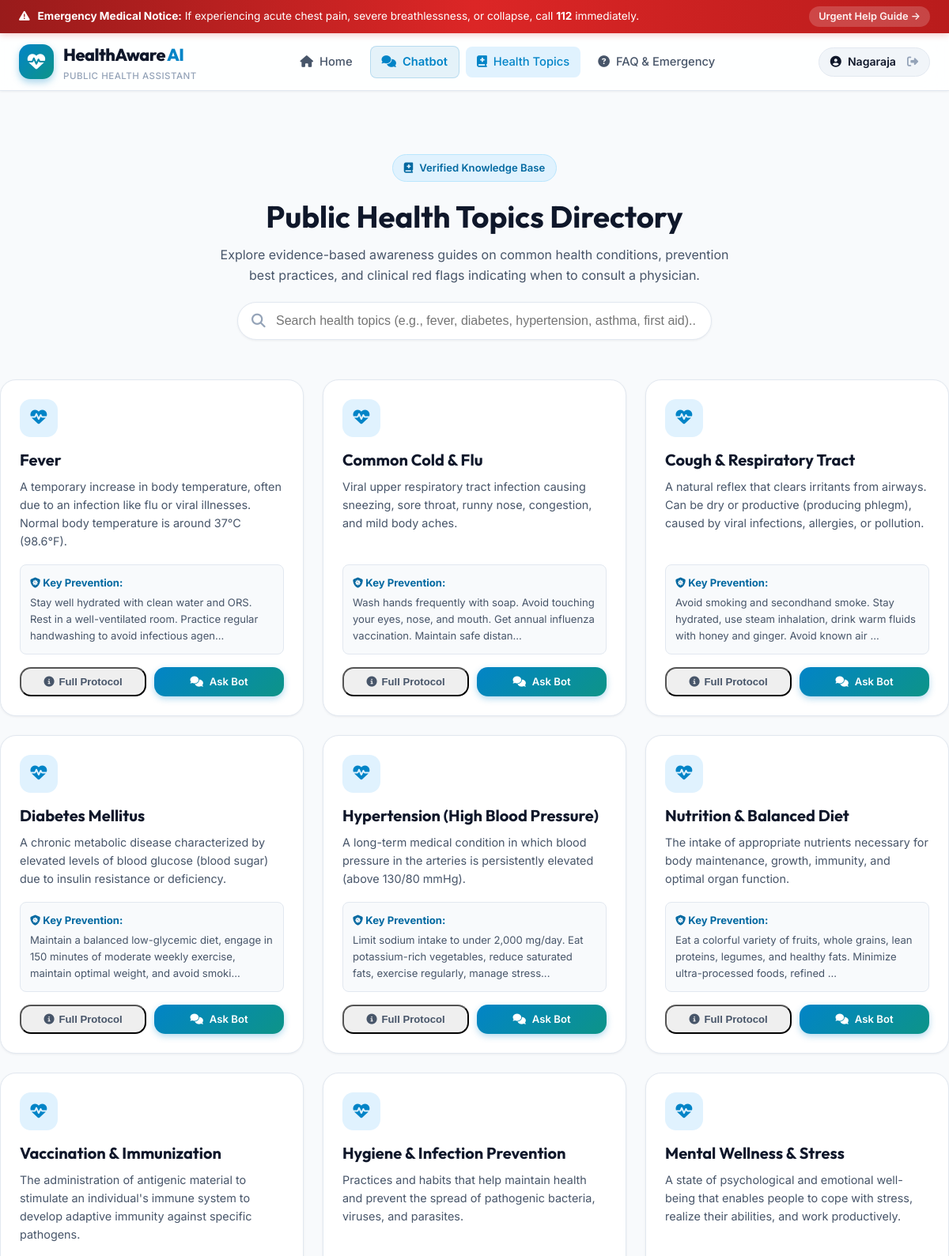
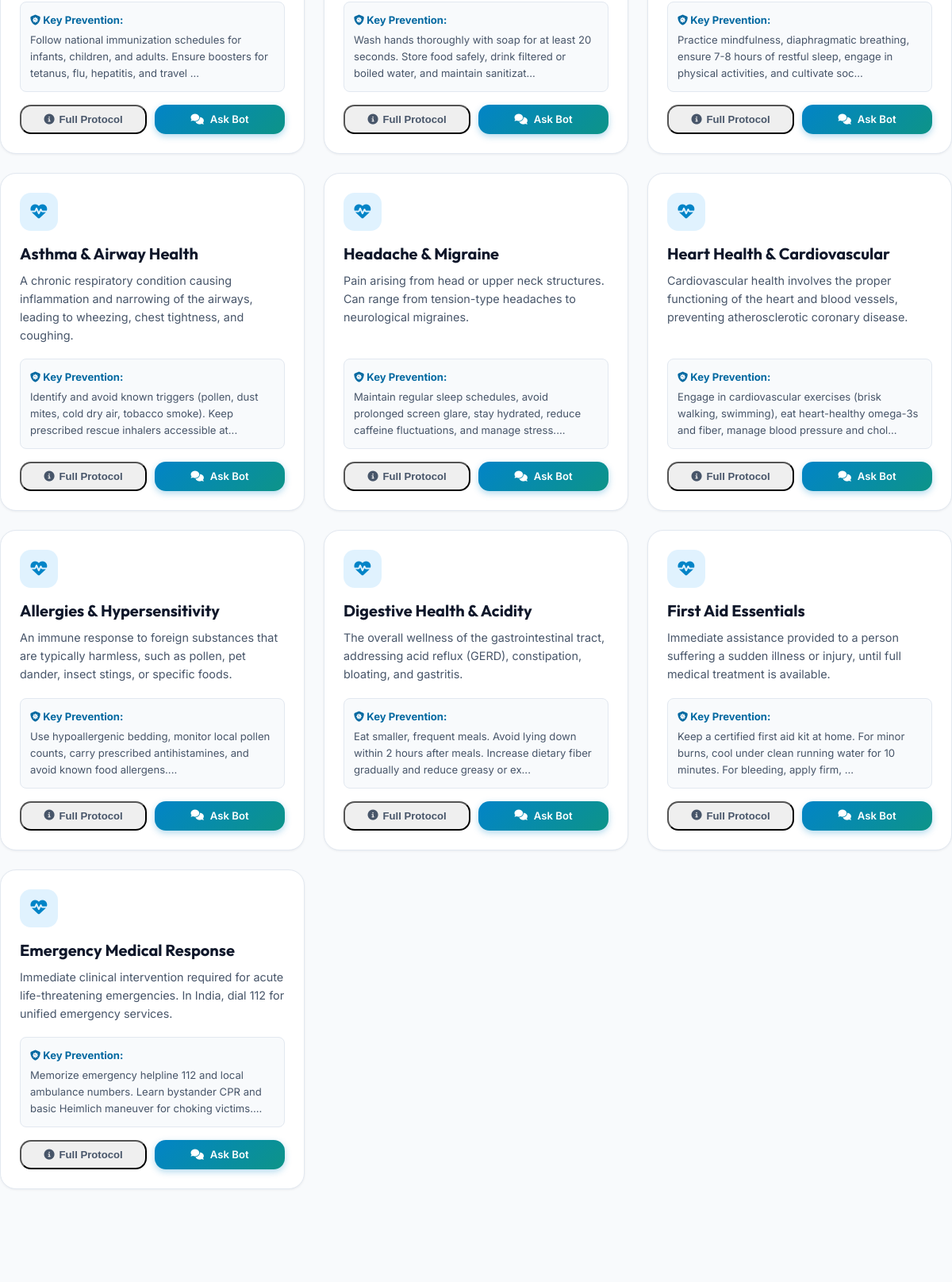
Screenshot of /topics (signed in, upper part) with the database file from the repository (2 pictures, top to bottom).
### tables this page shows
CREATE TABLE health_topics (
            topic_id INTEGER PRIMARY KEY,
            topic_name TEXT NOT NULL,
            description TEXT NOT NULL,
            prevention TEXT NOT NULL,
            when_to_seek_help TEXT NOT NULL
        );

### app.py (the view)
@app.route("/topics")
def topics():
    all_topics = get_all_health_topics()
    return render_template("topics.html", topics=all_topics)

### app.py (called while the page is built)
@app.context_processor
def inject_user():
    return dict(current_user=session.get("user"))

### database/database.py (called while the page is built)
def get_db_connection():
    os.makedirs(os.path.dirname(DB_PATH), exist_ok=True)
    conn = sqlite3.connect(DB_PATH)
    conn.row_factory = sqlite3.Row
    return conn

def get_all_health_topics():
    conn = get_db_connection()
    cursor = conn.cursor()
    cursor.execute("SELECT * FROM health_topics ORDER BY topic_id ASC")
    rows = cursor.fetchall()
    conn.close()
    return [dict(r) for r in rows]

### templates/topics.html (shortened to what this page needs)
{% extends "base.html" %}
{% block content %}
<div class="container" style="padding: 40px 0 60px;">
    <div class="topics-header">
        <span class="hero-badge-pill"><i class="fa-solid fa-book-medical"></i> Verified Knowledge Base</span>
        <h1 style="font-size: 2.4rem; margin-bottom: 12px;">Public Health Topics Directory</h1>
        <p style="color: var(--text-secondary); max-width: 650px; margin: 0 auto;">
            Explore evidence-based awareness guides on common health conditions, prevention best practices, and clinical red flags indicating when to consult a physician.
        </p>
        <div class="search-box-wrapper">
            <i class="fa-solid fa-magnifying-glass search-icon"></i>
            <input type="text" id="topicSearchInput" class="search-input" placeholder="Search health topics (e.g., fever, diabetes, hypertension, asthma, first aid)..." oninput="filterTopics()">
        </div>
    </div>
    <div class="topics-grid" id="topicsGrid">
        {% for topic in topics %}
        <div class="topic-card" id="topic-{{ topic.topic_id }}" data-title="{{ topic.topic_name | lower }}" data-desc="{{ topic.description | lower }}">
            <div class="topic-card-icon">
                <i class="fa-solid fa-heart-pulse"></i>
            </div>
            <h3 class="topic-card-title">{{ topic.topic_name }}</h3>
            <p class="topic-card-desc">{{ topic.description }}</p>
            <div style="margin-bottom: 16px; padding: 12px; background: #f8fafc; border-radius: var(--radius-sm); border: 1px solid var(--border-color); font-size: 0.82rem;">
                <strong style="color: #0369a1;"><i class="fa-solid fa-shield-virus"></i> Key Prevention:</strong>
                <p style="color: var(--text-secondary); margin-top: 4px;">{{ topic.prevention[:130] }}...</p>
            </div>
            <div class="topic-card-actions">
                <button type="button" class="btn-ghost" style="flex: 1; justify-content: center; font-size: 0.82rem;" onclick="openTopicModal({{ topic.topic_id }}, '{{ topic.topic_name | escape }}', '{{ topic.description | escape }}', '{{ topic.prevention | escape }}', '{{ topic.when_to_seek_help | escape }}')">
                    <i class="fa-solid fa-circle-info"></i> Full Protocol
                </button>
                <a href="{{ url_for('chat') }}?q=What are key guidelines for {{ topic.topic_name }}?" class="btn-primary-sm" style="flex: 1; justify-content: center; font-size: 0.82rem;">
                    <i class="fa-solid fa-comments"></i> Ask Bot
                </a>
            </div>
        </div>
        {% endfor %}
    </div>
</div>
{% endblock %}

### static/css/style.css (style rules this page uses)
:root { --primary: #0284c7; --primary-dark: #0369a1; --primary-light: #e0f2fe; --primary-gradient: linear-gradient(135deg, #0284c7 0%, #0d9488 100%); --secondary-gradient: linear-gradient(135deg, #6366f1 0%, #8b5cf6 100%); --emergency: #ef4444; --emergency-dark: #b91c1c; --emergency-light: #fee2e2; --emergency-glow: rgba(239, 68, 68, 0.35); --success: #10b981; --success-light: #d1fae5; --warning: #f59e0b; --warning-light: #fef3c7; --bg-main: #f8fafc; --bg-card: #ffffff; --bg-glass: rgba(255, 255, 255, 0.85); --text-primary: #0f172a; --text-secondary: #475569; --text-muted: #94a3b8; --border-color: #e2e8f0; --border-focus: #38bdf8; --shadow-sm: 0 1px 3px rgba(15, 23, 42, 0.06); --shadow-md: 0 4px 12px -2px rgba(15, 23, 42, 0.08), 0 2px 6px -1px rgba(15, 23, 42, 0.04); --shadow-lg: 0 12px 28px -4px rgba(15, 23, 42, 0.12), 0 4px 12px -2px rgba(15, 23, 42, 0.06); --shadow-hover: 0 20px 35px -6px rgba(2, 132, 199, 0.18); --radius-sm: 8px; --radius-md: 14px; --radius-lg: 20px; --radius-full: 9999px; --transition: all 0.25s cubic-bezier(0.4, 0, 0.2, 1); }
*, *::before, *::after { margin: 0; padding: 0; box-sizing: border-box; }
body { font-family: 'Inter', -apple-system, BlinkMacSystemFont, 'Segoe UI', Roboto, sans-serif; background-color: var(--bg-main); color: var(--text-primary); line-height: 1.6; min-height: 100vh; display: flex; flex-direction: column; overflow-x: hidden; }
h1, h2, h3, h4, h5, h6 { font-family: 'Outfit', sans-serif; color: var(--text-primary); font-weight: 700; line-height: 1.25; }
a { color: var(--primary); text-decoration: none; transition: var(--transition); }
.container { max-width: 1240px; margin: 0 auto; padding: 0 24px; }
.btn-primary-sm, .btn-primary { background: var(--primary-gradient); color: white; font-weight: 600; border-radius: var(--radius-md); padding: 8px 18px; border: none; cursor: pointer; box-shadow: 0 3px 8px rgba(2, 132, 199, 0.3); transition: var(--transition); display: inline-flex; align-items: center; gap: 8px; font-size: 0.92rem; }
.btn-ghost { color: var(--text-secondary); font-weight: 600; padding: 8px 14px; border-radius: var(--radius-md); display: inline-flex; align-items: center; gap: 6px; font-size: 0.92rem; }
.hero-badge-pill { display: inline-flex; align-items: center; gap: 8px; background: #e0f2fe; color: #0369a1; font-weight: 600; font-size: 0.82rem; padding: 6px 14px; border-radius: var(--radius-full); margin-bottom: 20px; border: 1px solid #bae6fd; }
.topics-header { text-align: center; padding: 40px 0 20px; }
.search-box-wrapper { max-width: 600px; margin: 20px auto 30px; position: relative; }
.search-input { width: 100%; padding: 14px 20px 14px 48px; border-radius: var(--radius-full); border: 1px solid var(--border-color); font-size: 1rem; box-shadow: var(--shadow-sm); outline: none; transition: var(--transition); }
.search-icon { position: absolute; left: 18px; top: 50%; transform: translateY(-50%); color: var(--text-muted); font-size: 1.1rem; }
.topics-grid { display: grid; grid-template-columns: repeat(auto-fill, minmax(320px, 1fr)); gap: 24px; margin-bottom: 60px; }
.topic-card { background: var(--bg-card); border: 1px solid var(--border-color); border-radius: var(--radius-lg); padding: 24px; box-shadow: var(--shadow-sm); transition: var(--transition); display: flex; flex-direction: column; }
.topic-card-icon { width: 48px; height: 48px; border-radius: var(--radius-md); background: var(--primary-light); color: var(--primary); display: flex; align-items: center; justify-content: center; font-size: 1.3rem; margin-bottom: 16px; }
.topic-card-title { font-size: 1.25rem; margin-bottom: 10px; }
.topic-card-desc { color: var(--text-secondary); font-size: 0.9rem; flex: 1; margin-bottom: 18px; }
.topic-card-actions { display: flex; gap: 10px; }

### rows the page displays
health_topics: topic_name "Fever", description "A temporary increase in body temperature, often due to an infection like flu or viral illnesses. Normal body temperature is around 37°C (98.6°F).", prevention "Stay well hydrated with clean water and ORS. Rest in a well-ventilated room. Practice regular handwashing to avoid infectious agen"
health_topics: topic_name "Common Cold & Flu", description "Viral upper respiratory tract infection causing sneezing, sore throat, runny nose, congestion, and mild body aches.", prevention "Wash hands frequently with soap. Avoid touching your eyes, nose, and mouth. Get annual influenza vaccination. Maintain safe distan"
health_topics: topic_name "Cough & Respiratory Tract", description "A natural reflex that clears irritants from airways. Can be dry or productive (producing phlegm), caused by viral infections, allergies, or pollution.", prevention "Avoid smoking and secondhand smoke. Stay hydrated, use steam inhalation, drink warm fluids with honey and ginger. Avoid known air"
health_topics: topic_name "Diabetes Mellitus", description "A chronic metabolic disease characterized by elevated levels of blood glucose (blood sugar) due to insulin resistance or deficiency.", prevention "Maintain a balanced low-glycemic diet, engage in 150 minutes of moderate weekly exercise, maintain optimal weight, and avoid smoki"
health_topics: topic_name "Hypertension (High Blood Pressure)", description "A long-term medical condition in which blood pressure in the arteries is persistently elevated (above 130/80 mmHg).", prevention "Limit sodium intake to under 2,000 mg/day. Eat potassium-rich vegetables, reduce saturated fats, exercise regularly, manage stress"
health_topics: topic_name "Nutrition & Balanced Diet", description "The intake of appropriate nutrients necessary for body maintenance, growth, immunity, and optimal organ function.", prevention "Eat a colorful variety of fruits, whole grains, lean proteins, legumes, and healthy fats. Minimize ultra-processed foods, refined"
health_topics: topic_name "Vaccination & Immunization", description "The administration of antigenic material to stimulate an individual's immune system to develop adaptive immunity against specific pathogens.", prevention "Follow national immunization schedules for infants, children, and adults. Ensure boosters for tetanus, flu, hepatitis, and travel"
health_topics: topic_name "Hygiene & Infection Prevention", description "Practices and habits that help maintain health and prevent the spread of pathogenic bacteria, viruses, and parasites.", prevention "Wash hands thoroughly with soap for at least 20 seconds. Store food safely, drink filtered or boiled water, and maintain sanitizat"
health_topics: topic_name "Mental Wellness & Stress", description "A state of psychological and emotional well-being that enables people to cope with stress, realize their abilities, and work productively.", prevention "Practice mindfulness, diaphragmatic breathing, ensure 7-8 hours of restful sleep, engage in physical activities, and cultivate soc"
health_topics: topic_name "Asthma & Airway Health", description "A chronic respiratory condition causing inflammation and narrowing of the airways, leading to wheezing, chest tightness, and coughing.", prevention "Identify and avoid known triggers (pollen, dust mites, cold dry air, tobacco smoke). Keep prescribed rescue inhalers accessible at"
health_topics: topic_name "Headache & Migraine", description "Pain arising from head or upper neck structures. Can range from tension-type headaches to neurological migraines.", prevention "Maintain regular sleep schedules, avoid prolonged screen glare, stay hydrated, reduce caffeine fluctuations, and manage stress."
health_topics: topic_name "Heart Health & Cardiovascular", description "Cardiovascular health involves the proper functioning of the heart and blood vessels, preventing atherosclerotic coronary disease.", prevention "Engage in cardiovascular exercises (brisk walking, swimming), eat heart-healthy omega-3s and fiber, manage blood pressure and chol"
health_topics: topic_name "Allergies & Hypersensitivity", description "An immune response to foreign substances that are typically harmless, such as pollen, pet dander, insect stings, or specific foods.", prevention "Use hypoallergenic bedding, monitor local pollen counts, carry prescribed antihistamines, and avoid known food allergens."
health_topics: topic_name "Digestive Health & Acidity", description "The overall wellness of the gastrointestinal tract, addressing acid reflux (GERD), constipation, bloating, and gastritis.", prevention "Eat smaller, frequent meals. Avoid lying down within 2 hours after meals. Increase dietary fiber gradually and reduce greasy or ex"
health_topics: topic_name "First Aid Essentials", description "Immediate assistance provided to a person suffering a sudden illness or injury, until full medical treatment is available.", prevention "Keep a certified first aid kit at home. For minor burns, cool under clean running water for 10 minutes. For bleeding, apply firm,"
health_topics: topic_name "Emergency Medical Response", description "Immediate clinical intervention required for acute life-threatening emergencies. In India, dial 112 for unified emergency services.", prevention "Memorize emergency helpline 112 and local ambulance numbers. Learn bystander CPR and basic Heimlich maneuver for choking victims."

### other values shown
{{ current_user.name.split()[0] }} "Nagaraja"
